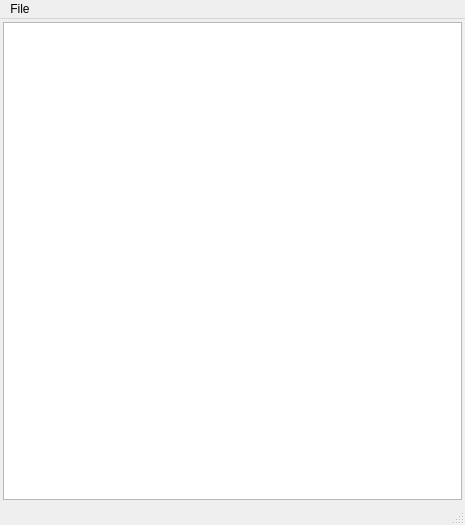
<?xml version="1.0" encoding="UTF-8"?>
<ui version="4.0">
 <class>PamFactoryWin</class>
 <widget class="QMainWindow" name="PamFactoryWin">
  <property name="geometry">
   <rect>
    <x>0</x>
    <y>0</y>
    <width>465</width>
    <height>525</height>
   </rect>
  </property>
  <property name="windowTitle">
   <string>MainWindow</string>
  </property>
  <widget class="QWidget" name="centralwidget">
   <layout class="QGridLayout" name="gridLayout">
    <property name="leftMargin">
     <number>3</number>
    </property>
    <property name="topMargin">
     <number>3</number>
    </property>
    <property name="rightMargin">
     <number>3</number>
    </property>
    <property name="bottomMargin">
     <number>3</number>
    </property>
    <property name="spacing">
     <number>3</number>
    </property>
    <item row="0" column="0">
     <widget class="QTreeView" name="treeView_Pam">
      <property name="editTriggers">
       <set>QAbstractItemView::NoEditTriggers</set>
      </property>
     </widget>
    </item>
   </layout>
  </widget>
  <widget class="QMenuBar" name="menubar">
   <property name="geometry">
    <rect>
     <x>0</x>
     <y>0</y>
     <width>465</width>
     <height>22</height>
    </rect>
   </property>
   <widget class="QMenu" name="menuFile">
    <property name="title">
     <string>File</string>
    </property>
    <addaction name="actionExpand"/>
   </widget>
   <addaction name="menuFile"/>
  </widget>
  <widget class="QStatusBar" name="statusbar"/>
  <action name="actionExpand">
   <property name="text">
    <string>Expand</string>
   </property>
  </action>
 </widget>
 <resources/>
 <connections/>
</ui>
